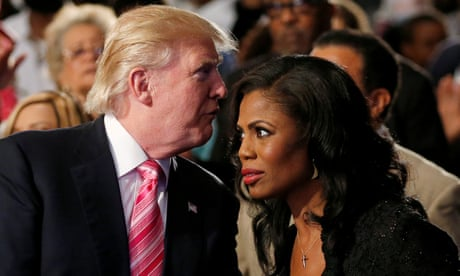
#> input picture assets/original/skin2.jpg, 460 x 276 px
$ python -i skin_detection.py   (imports and definitions only)   (Python 2 division)
#> lines starting #> are read from the running program, lines starting #| are printed output that depends on the picture
import cv2
import numpy as np
import matplotlib.pyplot as plt

min_HSV = np.array([0, 58, 30], dtype = "uint8")
max_HSV = np.array([33, 255, 255], dtype = "uint8")

def get_skin_region(image):
  image_BGR = cv2.imread(image)
  image_HSV = cv2.cvtColor(image_BGR, cv2.COLOR_BGR2HSV)

  return cv2.inRange(image_HSV, min_HSV, max_HSV), image_BGR


def get_skin(image):
  skin_region, image_BGR = get_skin_region(image)
  image_HSV = cv2.bitwise_and(image_BGR, image_BGR, mask = skin_region)

  return image_HSV, np.hstack([image_BGR, image_HSV])

>>> import cv2
>>> picture = cv2.imread('../assets/original/skin2.jpg', cv2.IMREAD_GRAYSCALE)
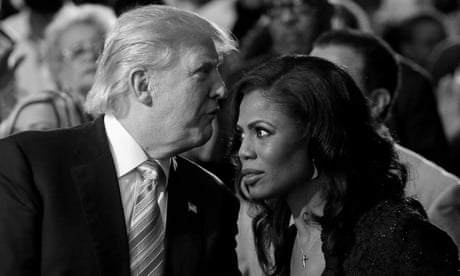
#> picture: shape (276, 460); min 0, max 255, mean 60.9
#> (the run stopped early here; a loop or call above may not have finished)
